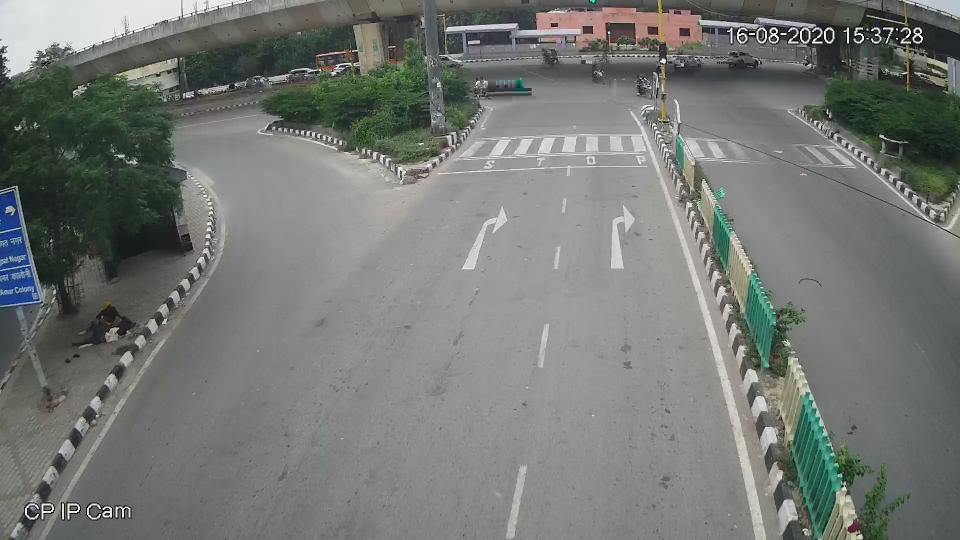
//> input picture resources/empty.jpg, 1920 x 1080 px, given in place of trafficvideo.mp4, which was not available (shown at 1/2 size)
$ ./opticalFlow   (built with g++ and OpenCV 4)
//> lines starting //> are read from the running program, lines starting //| are printed output that depends on the picture; pictures that were not available may be replaced by others from this repository, and a replacement may not be noted
#include <iostream>
#include <fstream>
#include <opencv2/core.hpp>
#include <opencv2/highgui.hpp>
#include <opencv2/imgproc.hpp>
#include <opencv2/videoio.hpp>
#include <opencv2/video.hpp>
#include <opencv2/opencv.hpp>

using namespace cv;
using namespace std;

int main()
{
    ofstream outFile;
    outFile.open("opticalFlowOutput.csv");
    outFile << "Frame Number, "
            << "Dynamic Density\n";
    VideoCapture capture("resources/trafficvideo.mp4");
    if (!capture.isOpened())
    {
        //error in opening the video input
        cerr << "Unable to open file!" << endl;
        return 0;
    }
    Size size(328, 778);
    Mat im_1 = Mat::zeros(size, CV_8UC1);
    Mat im_2 = Mat::zeros(size, CV_8UC1);

    vector<Point2f> pts_dst;
    pts_dst.push_back(Point2f(0, 0));
    pts_dst.push_back(Point2f(size.width, 0));
    pts_dst.push_back(Point2f(size.width, size.height));
    pts_dst.push_back(Point2f(0, size.height));

    vector<Point2f> datap;
    datap.push_back(Point2f(1000, 220));
    datap.push_back(Point2f(1280, 220));
    datap.push_back(Point2f(1550, 1078));
    datap.push_back(Point2f(440, 1078));

    Mat frame1, prvs;
    capture >> frame1;
//> frame1 is the input picture: 1080 rows x 1920 cols, CV_8UC3; mean B, G, R 116.9, 120.1, 116.9

    Mat tform = findHomography(datap, pts_dst);
    warpPerspective(frame1, im_1, tform, size);
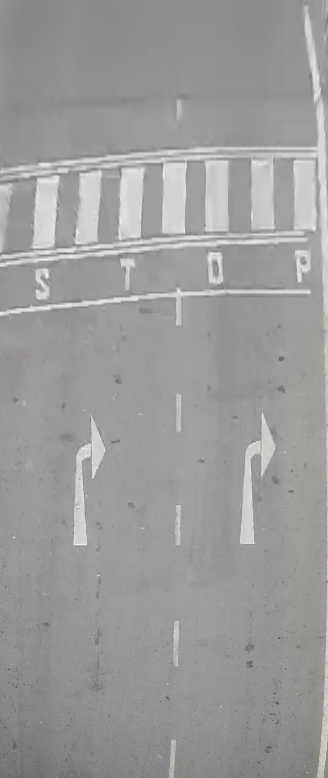
//> im_1: 778 rows x 328 cols, CV_8UC3; mean B, G, R 155.4, 155.4, 155.4

    cvtColor(im_1, prvs, COLOR_BGR2GRAY);

    long int frameNum = 0;
    while (true)
    {
        frameNum++;
        Mat frame2, next;
        capture >> frame2;
        if (frame2.empty())
            break;

        warpPerspective(frame2, im_2, tform, size);
        cvtColor(im_2, next, COLOR_BGR2GRAY);

        Mat flow(prvs.size(), CV_32FC2);
        calcOpticalFlowFarneback(prvs, next, flow, 0.5, 3, 15, 3, 5, 1.2, 0);

        // visualization
        Mat flow_parts[2];
        split(flow, flow_parts);
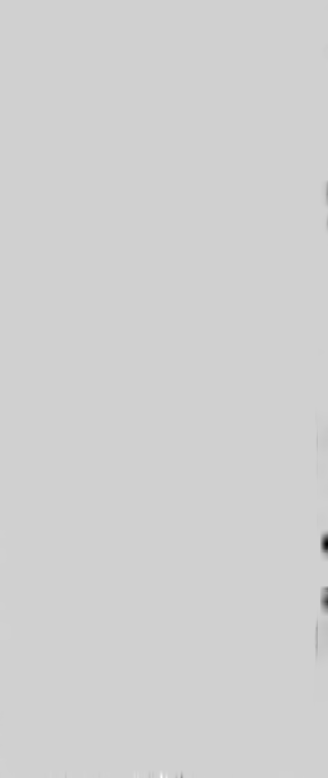
//> flow_parts[0]: 778 rows x 328 cols, CV_32FC1; min -0.231, max 0.0511, mean -0.000196; drawn with min black and max white
        Mat magnitude, angle, magn_norm;
        cartToPolar(flow_parts[0], flow_parts[1], magnitude, angle, true);
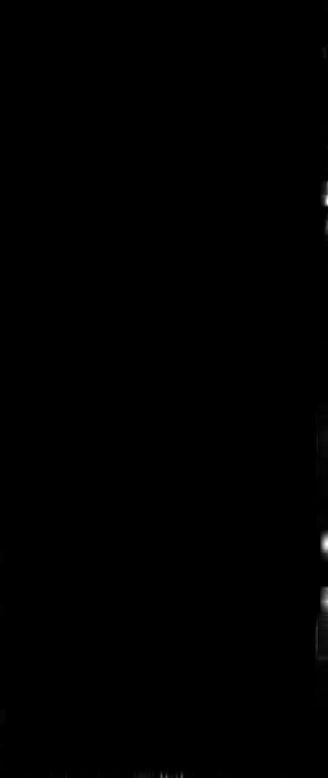
//> magnitude: 778 rows x 328 cols, CV_32FC1; min 0, max 0.236, mean 0.000285; drawn with min black and max white
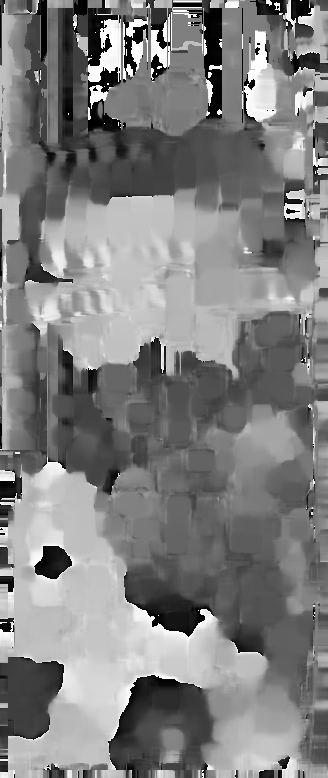
//> angle: 778 rows x 328 cols, CV_32FC1; min 0, max 360, mean 180.7; drawn with min black and max white
        normalize(magnitude, magn_norm, 0.0f, 1.0f, NORM_MINMAX);
        angle *= ((1.f / 360.f) * (180.f / 255.f));
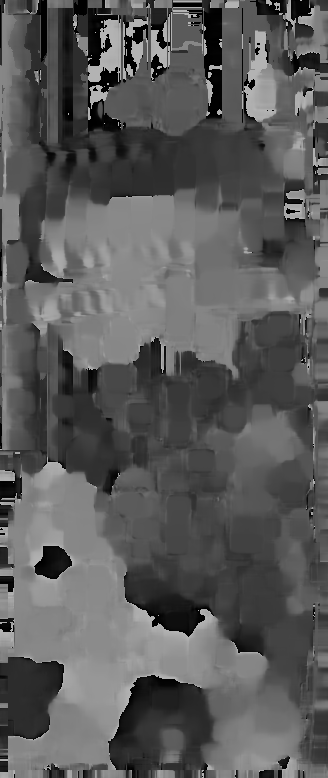
//> angle: 778 rows x 328 cols, CV_32FC1; min 0, max 0.706, mean 0.354
        float count = 0;
        for (int y = 0; y < 778; y++)
        {
            for (int x = 0; x < 328; x++)
            {
                if ((magn_norm.at<float>(y, x)) > 0.1)
                {
                    count++;
                }
            }
        }
//> after the loop, count = 657
        //build hsv image
        Mat _hsv[3], hsv, hsv8, bgr;
        _hsv[0] = angle;
        _hsv[1] = Mat::ones(angle.size(), CV_32F);
//> _hsv[1]: 778 rows x 328 cols, CV_32FC1; every value is 1
        _hsv[2] = magn_norm;
        merge(_hsv, 3, hsv);
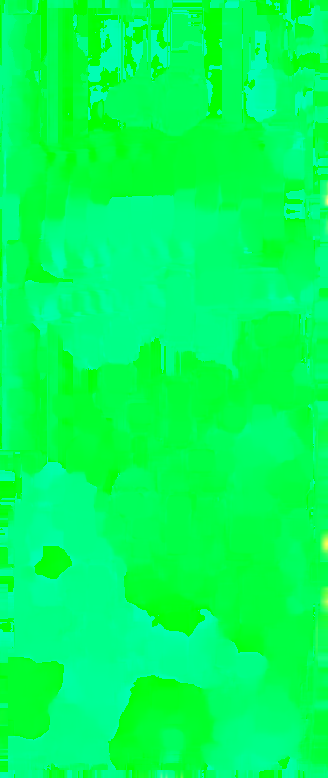
//> hsv: 778 rows x 328 cols, CV_32FC3; mean B, G, R 0.354, 1, 0.00121
        hsv.convertTo(hsv8, CV_8U, 255.0);
        cvtColor(hsv8, bgr, COLOR_HSV2BGR);
        count = count / (328 * 778);
//> count = 0.00257
        outFile << frameNum << ", " << count << "\n";
        imshow("frame2", bgr);

        int keyboard = waitKey(30);
//> the 'q' key is pressed
        if (keyboard == 'q' || keyboard == 27)
            break;

        prvs = next;
    }
    outFile.close();
}

$ run again, on resources/traffic.jpg
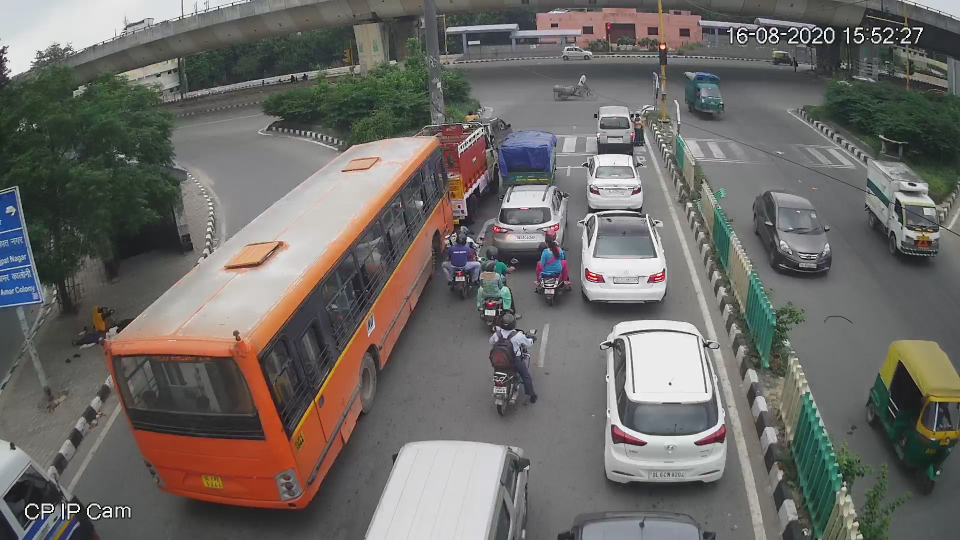
//> input picture resources/traffic.jpg, 1920 x 1080 px, given in place of trafficvideo.mp4, which was not available (shown at 1/2 size)
//> frame1 is the input picture: 1080 rows x 1920 cols, CV_8UC3; mean B, G, R 102.5, 106.2, 109.1
//> `angle *= ((1.f / 360.f) * (180.f / 255.f));`:
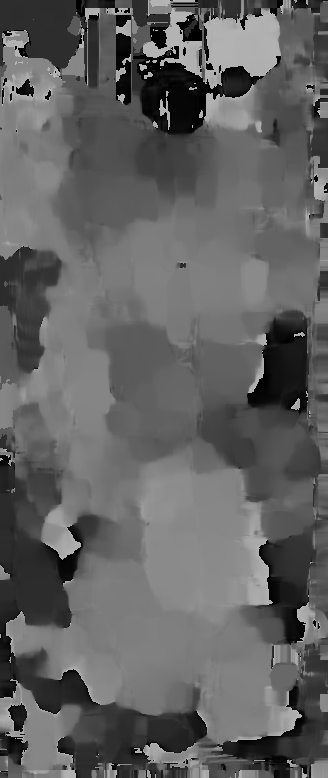
//> angle: 778 rows x 328 cols, CV_32FC1; min 1.36e-21, max 0.706, mean 0.384
//> the loop `for (int y = 0; y < 778; y++)` made 778 passes
//> count on passes 1 to 3: 0, 1, 2
//> after the loop `for (int y = 0; y < 778; y++)`: count = 240
//> `merge(_hsv, 3, hsv);`:
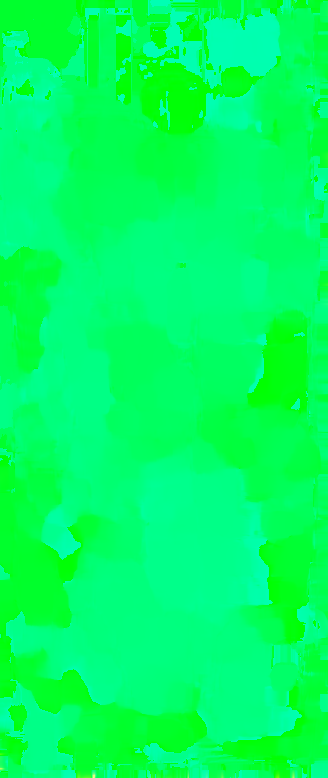
//> hsv: 778 rows x 328 cols, CV_32FC3; mean B, G, R 0.384, 1, 0.000476
//> `count = count / (328 * 778);`: count = 0.00094
